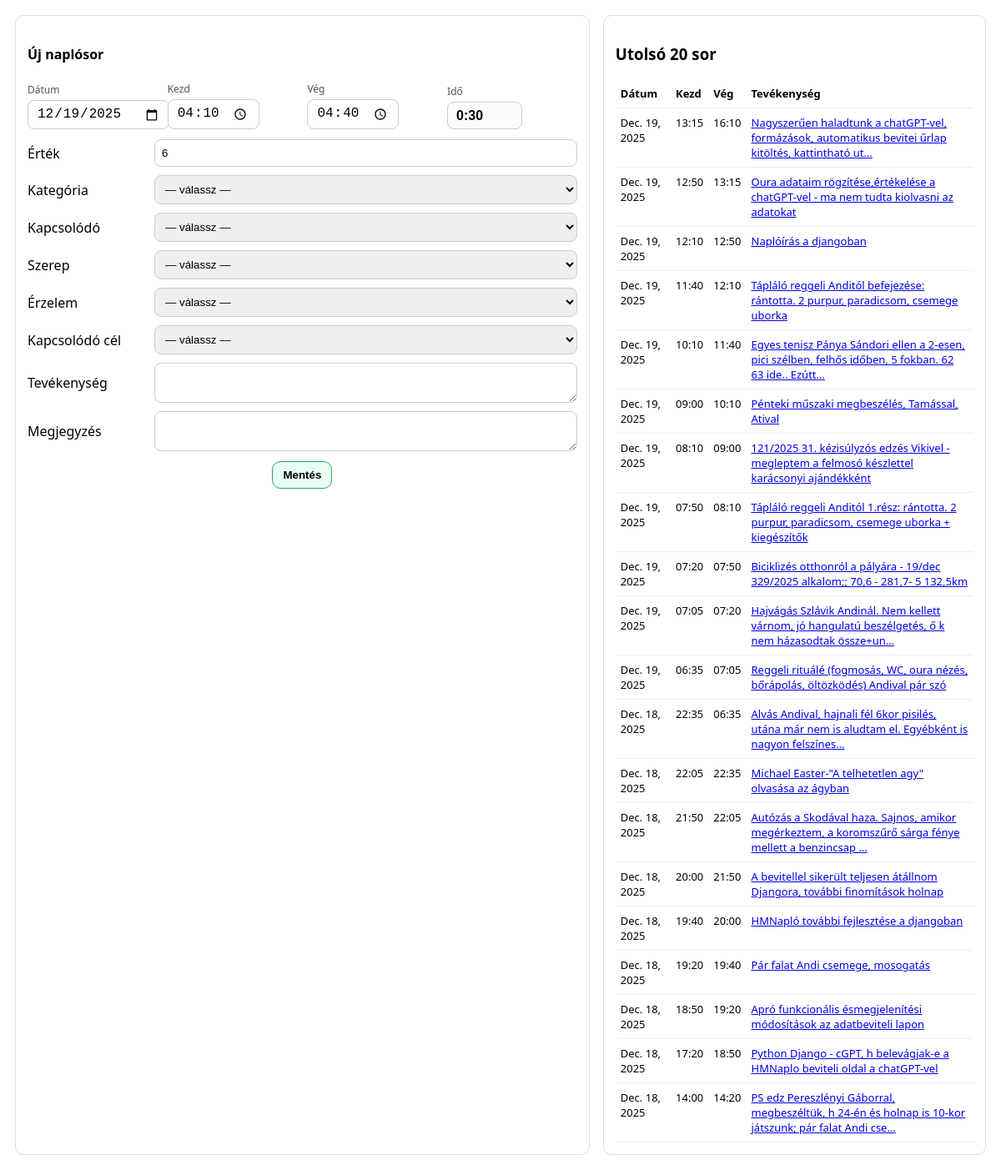
/naplo/bevitel/, run on an earlier commit of the app's database.
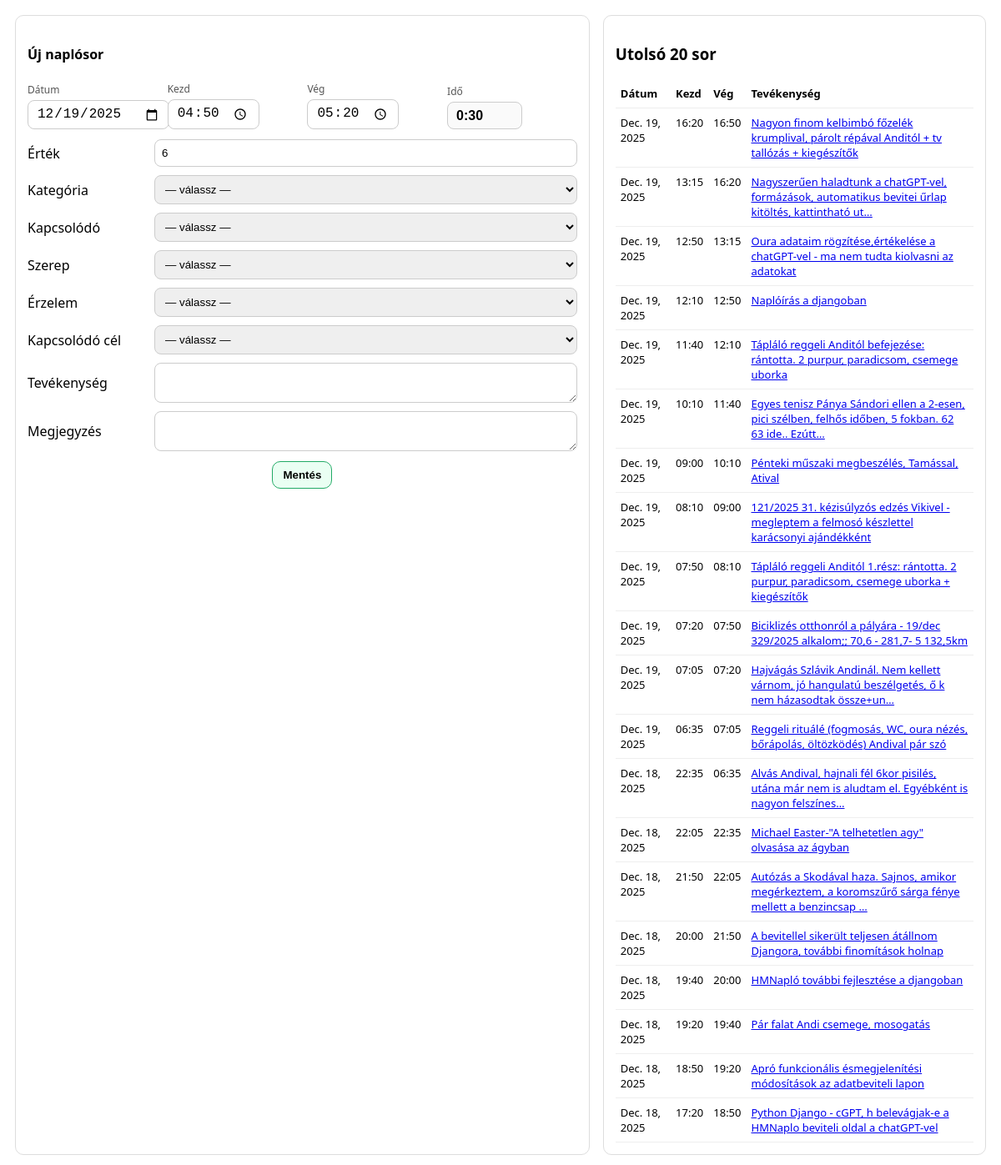
And on a later commit of the database.
### naplo/models.py (models this page shows, shortened)
class NaploSor(models.Model):
    datum = models.DateField()
    kezdet = models.TimeField(null=True, blank=True)
    veg = models.TimeField(null=True, blank=True)
    ido = models.DurationField()
    tevekenyseg = models.TextField()
    ertek = models.IntegerField(null=True, blank=True)
    kategoria = models.CharField(max_length=100, blank=True)
    kapcsolodo = models.CharField(max_length=100, blank=True)
    szerep = models.CharField(max_length=100, blank=True)
    erzelem = models.CharField(max_length=100, blank=True)
    kapcsolodo_cel = models.CharField(max_length=200, blank=True)
    letrehozva = models.DateTimeField(auto_now_add=True)
    megjegyzes = models.TextField(blank=True)
    class Meta:
        ordering = ["-datum", "-kezdet"]

### naplo/views.py (the view)
# urls.py: path("bevitel/", naplo_bevitel, name="naplo_bevitel"),
def naplo_bevitel(request, pk=None):
    obj = NaploSor.objects.filter(pk=pk).first() if pk else None
    def end_datetime(s):
        dt_start = datetime.combine(s.datum, s.kezdet)
        dt_end = datetime.combine(s.datum, s.veg)
        if dt_end < dt_start:
            dt_end += timedelta(days=1)
        return dt_end
    last = NaploSor.objects.order_by("-id").first()
    if last:
        last_end = end_datetime(last)
        initial_date = last_end.date()
        initial_start = last_end.time().replace(second=0, microsecond=0)
    else:
        now = timezone.localtime()
        initial_date = now.date()
        initial_start = now.time().replace(second=0, microsecond=0)
    dt0 = datetime.combine(initial_date, initial_start)
    initial_end = (dt0 + timedelta(minutes=30)).time()
    initial = {
        "datum": initial_date,
        "kezdet": initial_start,
        "veg": initial_end,
    }
    if request.method == "POST":
        form = NaploSorForm(request.POST, instance=obj)
        if form.is_valid():
            form.save()
            return redirect("naplo_bevitel")
    else:
        if obj:
            form = NaploSorForm(instance=obj)
        else:
            form = NaploSorForm(initial=initial)
    utolso_20 = NaploSor.objects.order_by("-id")[:20]
    return render(
        request,
        "naplo/naplo_bevitel.html",
        {
            "form": form,
            "utolso_20": utolso_20,
        }
    )

### naplo/forms.py (called while the page is built)
        def set_select(field_name: str, tipus: str):
            qs = Param.objects.filter(tipus=tipus).order_by("nev").values_list("nev", "nev")
            self.fields[field_name].widget = forms.Select(
                choices=[("", "— válassz —")] + list(qs)
            )

### naplo/templates/naplo/naplo_bevitel.html (shortened to what this page needs)
<!doctype html>
<html lang="hu">
<head>
</head>
<body>
  <div class="wrap">
    <div class="card">
      <h4>Új naplósor</h4>
      <form method="post">
        <div class="time-row">
          <div>
            <label>Dátum</label>
            {{ form.datum }}
          </div>
          <div>
            <label>Kezd</label>
            {{ form.kezdet }}
          </div>
          <div>
            <label>Vég</label>
            {{ form.veg }}
          </div>
          <div>
            <label>Idő</label>
            <input id="ido_display" type="text" value="" readonly>
          </div>
        </div>
        <div class="grid">
          <label for="id_ertek">Érték</label>
          {{ form.ertek }}
          <label for="id_kategoria">Kategória</label>
          {{ form.kategoria }}
          <label for="id_kapcsolodo">Kapcsolódó</label>
          {{ form.kapcsolodo }}
          <label for="id_szerep">Szerep</label>
          {{ form.szerep }}
          <label for="id_erzelem">Érzelem</label>
          {{ form.erzelem }}
          <label for="id_kapcsolodo_cel">Kapcsolódó cél</label>
          {{ form.kapcsolodo_cel }}
          <label for="id_tevekenyseg">Tevékenység</label>
          {{ form.tevekenyseg }}
          <label for="id_megjegyzes">Megjegyzés</label>
          {{ form.megjegyzes }}
        </div>
        <div style="display:flex; justify-content:center; margin-top:12px;">
          <button type="submit" style="padding:8px 12px; border-radius:10px; border:1px solid #2a6; background:#eafff3; font-weight:700; cursor:pointer;">
            Mentés
          </button>
        </div>
      </form>
    </div>
    <div class="card">
      <h3>Utolsó 20 sor</h3>
      <table>
        <thead>
          <tr>
            <th>Dátum</th><th>Kezd</th><th>Vég</th><th>Tevékenység</th>
          </tr>
        </thead>
        <tbody>
          {% for s in utolso_20 %}
          <tr>
            <td>{{ s.datum }}</td>
            <td>{{ s.kezdet|time:"H:i" }}</td>
            <td>{{ s.veg|time:"H:i" }}</td>
            <td><a href="{% url 'naplo_bevitel_edit' s.id %}">{{ s.tevekenyseg|truncatechars:100 }}</a></td>
          </tr>
          {% empty %}
          <tr><td colspan="4">Nincs adat.</td></tr>
          {% endfor %}
        </tbody>
      </table>
    </div>
  </div>
</body>
</html>

### naplo/templates/naplo/naplo_bevitel.html (style rules this page uses)
body { font-family: system-ui, Arial; margin: 18px; }
.wrap { display: grid; grid-template-columns: 1.2fr 0.8fr; gap: 16px; }
.card { border: 1px solid #ddd; border-radius: 10px; padding: 14px; }
.grid { display: grid; grid-template-columns: 140px 1fr; gap: 10px 12px; align-items: center; }
input, select, textarea { width: 100%; padding: 8px; border: 1px solid #ccc; border-radius: 8px; box-sizing: border-box; }
textarea { resize: vertical; }
.time-row { display: grid; grid-template-columns: 1fr 1fr 1fr 1fr; gap: 12px; margin: 10px 0 12px; align-items: end; }
.time-row > div { min-width: 0; }
.time-row label { display: block; font-size: 12px; color: #555; margin-bottom: 4px; }
.time-row input[type="date"], .time-row input[type="time"], .time-row input[type="text"] { font-size: 1rem; padding: 6px 10px; width: auto; line-height: 1.2; }
.time-row input[type="date"] { width: 170px; }
.time-row input[type="time"] { width: 110px; }
#ido_display { width: 90px; font-weight: 700; background: #fafafa; }
table { width: 100%; border-collapse: collapse; font-size: 13px; }
th, td { border-bottom: 1px solid #eee; padding: 8px 6px; text-align: left; vertical-align: top; }
th { font-weight: 700; }

What changed in the data, as far as the page shows it:
no longer on this page (row unchanged): NaploSor: datum "Dec. 18, 2025", kezdet "14:00", veg "14:20", tevekenyseg "PS edz Pereszlényi Gáborral, megbeszéltük, h 24-én és holnap is 10-kor játszunk; pár falat Andi cse…"
added NaploSor: datum "Dec. 19, 2025", kezdet "16:20", veg "16:50", tevekenyseg "Nagyon finom kelbimbó főzelék krumplival, párolt répával Anditól + tv tallózás + kiegészítők"
changed NaploSor (number 2 of 20 on the later page): veg "16:10" → "16:20"
Also different on the page:
form field kezdet: "16:10" → "16:50"
form field veg: "16:40" → "17:20"
